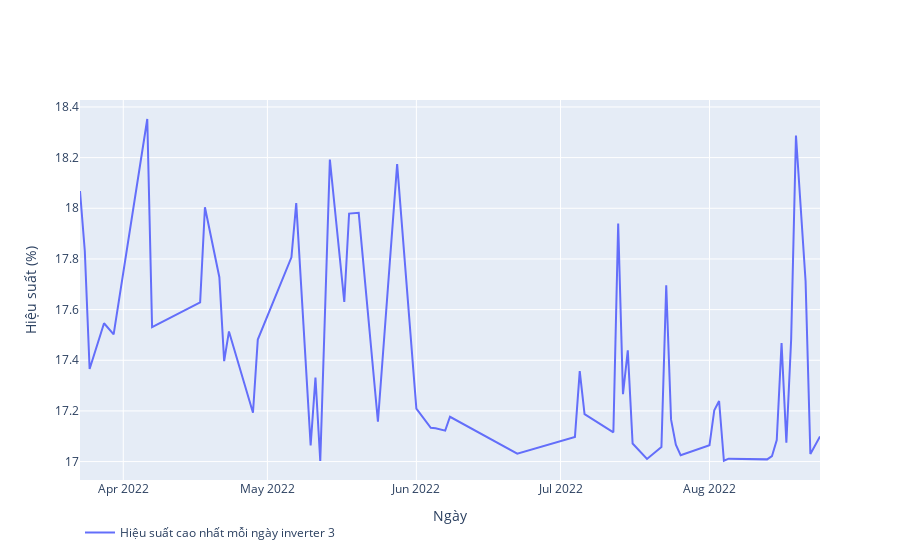

The code cell stored with this chart in its notebook:
### Code cell
fig = go.Figure()
fig.add_trace(go.Scatter(
    x=df1['date'],
    y=df1['Hieu suat'],
    name="Hiệu suất cao nhất mỗi ngày inverter 3 "))
fig . update_traces (
    showlegend = True 
    )
fig.update_layout(
    xaxis_title="Ngày",
    yaxis_title="Hiệu suất (%)"
)
fig.update_layout(legend_orientation="h")
fig.show()

### Figure 1 — Plotly figure (JSON) as saved in the notebook; plotly's stock layout.template omitted (floating-point values rounded to 4 significant figures)
{"data": [{"name": "Hiệu suất cao nhất mỗi ngày inverter 3 ", "showlegend": true, "type": "scatter", "x": ["2022-03-23", "2022-03-24", "2022-03-25", "2022-03-28", "2022-03-30", "2022-04-06", "2022-04-07", "2022-04-17", "2022-04-18", "2022-04-21", "2022-04-22", "2022-04-23", "2022-04-28", "2022-04-29", "2022-05-06", "2022-05-07", "2022-05-10", "2022-05-11", "2022-05-12", "2022-05-14", "2022-05-17", "2022-05-18", "2022-05-20", "2022-05-21", "2022-05-24", "2022-05-28", "2022-06-01", "2022-06-04", "2022-06-05", "2022-06-07", "2022-06-08", "2022-06-22", "2022-07-04", "2022-07-05", "2022-07-06", "2022-07-12", "2022-07-13", "2022-07-14", "2022-07-15", "2022-07-16", "2022-07-19", "2022-07-22", "2022-07-23", "2022-07-24", "2022-07-25", "2022-07-26", "2022-08-01", "2022-08-02", "2022-08-03", "2022-08-04", "2022-08-05", "2022-08-13", "2022-08-14", "2022-08-15", "2022-08-16", "2022-08-17", "2022-08-18", "2022-08-19", "2022-08-21", "2022-08-22", "2022-08-24"], "y": [18.07, 17.83, 17.37, 17.55, 17.5, 18.35, 17.53, 17.63, 18.0, 17.73, 17.4, 17.51, 17.19, 17.48, 17.81, 18.02, 17.06, 17.33, 17.0, 18.19, 17.63, 17.98, 17.98, 17.78, 17.16, 18.17, 17.21, 17.13, 17.13, 17.12, 17.18, 17.03, 17.1, 17.36, 17.19, 17.12, 17.94, 17.27, 17.44, 17.07, 17.01, 17.06, 17.7, 17.17, 17.07, 17.03, 17.06, 17.2, 17.24, 17.0, 17.01, 17.01, 17.02, 17.09, 17.47, 17.07, 17.48, 18.29, 17.71, 17.03, 17.1]}], "layout": {"legend": {"orientation": "h"}, "xaxis": {"title": {"text": "Ngày"}}, "yaxis": {"title": {"text": "Hiệu suất (%)"}}}}
